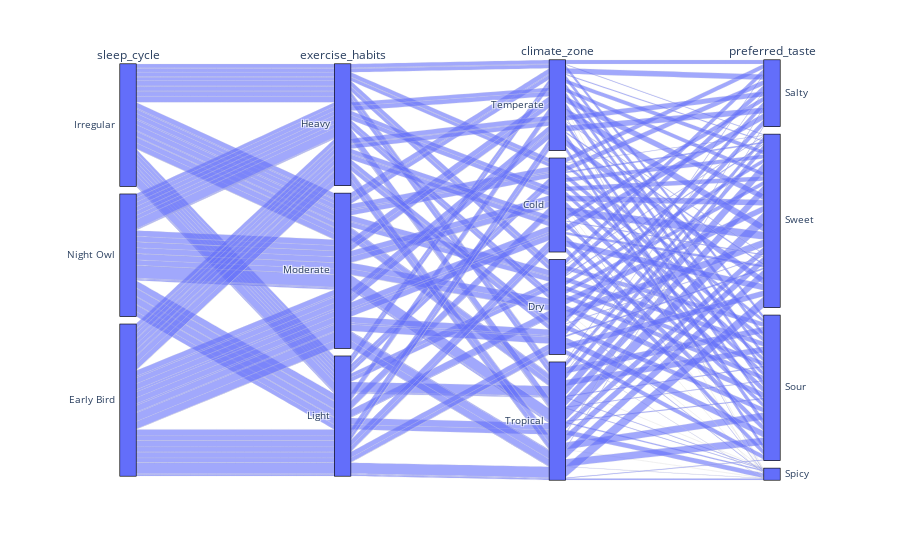

Here is the notebook cell this chart was saved with:
### Markdown cell above
# Interactive Visualization For Better Understanding & The Relation

### Code cell
import plotly.express as px
fig = px.parallel_categories(df, dimensions=['sleep_cycle', 'exercise_habits', 'climate_zone', 'preferred_taste'],
                             color_continuous_scale=px.colors.sequential.Inferno)
fig.show()

### Figure 1 — Plotly figure (JSON) as saved in the notebook; plotly's stock layout.template omitted (floating-point values rounded to 4 significant figures; data arrays with more than 128 entries replaced by an {"elided": "..."} marker saying what was removed)
{"data": [{"dimensions": [{"label": "sleep_cycle", "values": {"elided": "10000 str values"}}, {"label": "exercise_habits", "values": {"elided": "10000 str values"}}, {"label": "climate_zone", "values": {"elided": "10000 str values"}}, {"label": "preferred_taste", "values": {"elided": "10000 str values"}}], "domain": {"x": [0, 1], "y": [0, 1]}, "name": "", "type": "parcats"}], "layout": {"legend": {"tracegroupgap": 0}, "margin": {"t": 60}}}
